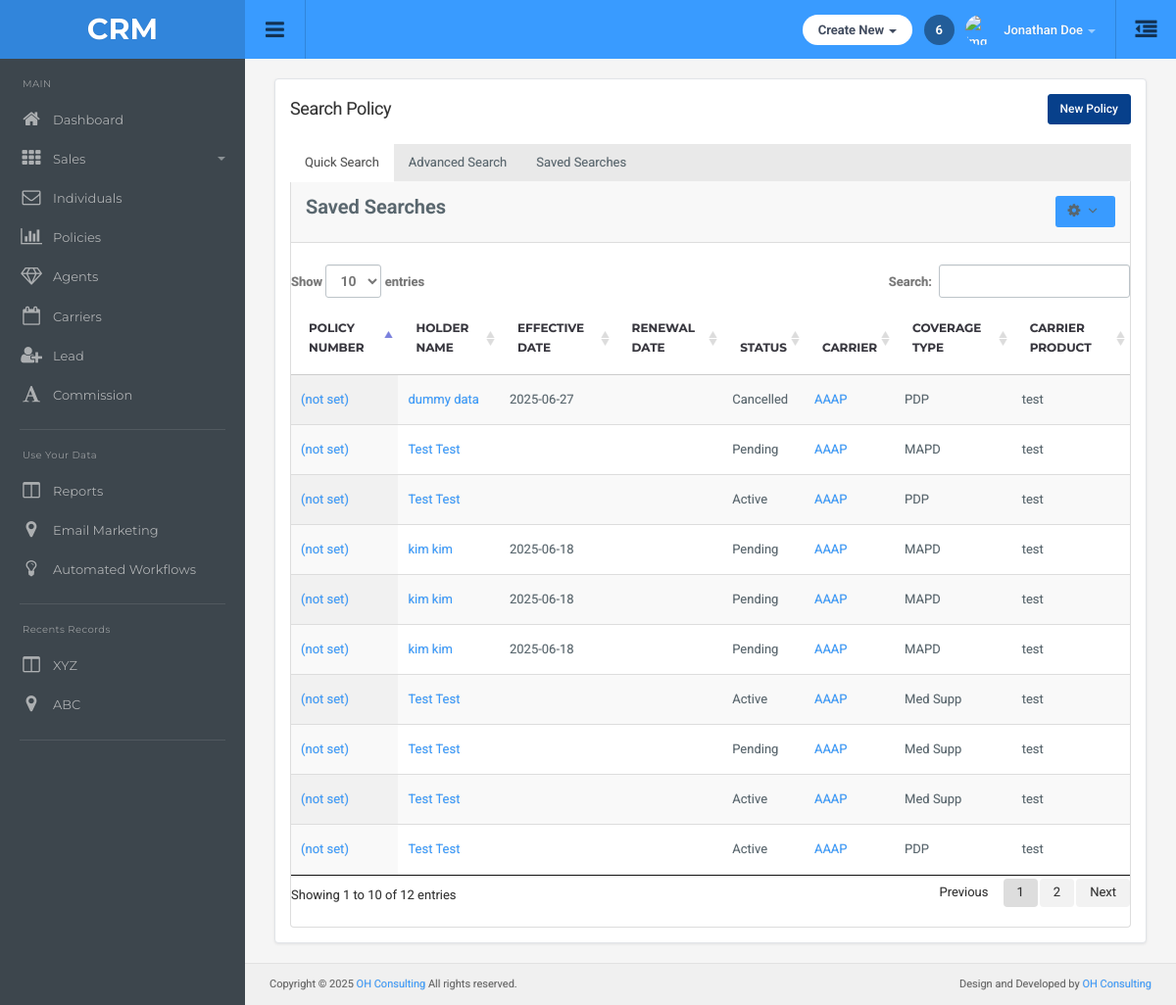
The page /policy/search-policy/ on the database its author committed.
### main/models.py (models this page shows, shortened)
class Policy(models.Model):
    individual = models.ForeignKey(Individuals, on_delete=models.CASCADE, related_name='policy_individual')
    carrier = models.ForeignKey(Carrier, on_delete=models.CASCADE, related_name='policy_carrier')
    policy_number = models.CharField(max_length=100,null=True , blank=True)
    status = models.CharField(max_length=100)
    coverage_type = models.CharField(max_length=100)
    effective_date = models.DateField(null=True,blank=True)
    agent =  models.ForeignKey(Agent,on_delete=models.SET_NULL,null=True,blank=True,related_name="policy_agent")

class Individuals(models.Model):
    first_name = models.CharField(max_length=100)
    middle_name = models.CharField(max_length=100,null=True,blank=True)
    last_name = models.CharField(max_length=100)
    individual_type = models.CharField(max_length=100,null=True,blank=True)
    servicing_agent = models.ForeignKey(Agent,on_delete=models.CASCADE,null=True,blank=True)
    email = models.EmailField(null=True,blank=True)
    business_phone = models.CharField(max_length=10, blank=True, null=True)
    business_ext = models.CharField(max_length=10, blank=True, null=True)
    home_phone = models.CharField(max_length=10, blank=True, null=True)
    home_ext = models.CharField(max_length=10, blank=True, null=True)
    cell_phone = models.CharField(max_length=10, blank=True, null=True)
    cell_ext = models.CharField(max_length=10, blank=True, null=True)
    carrier = models.ForeignKey(Carrier,on_delete=models.SET_NULL,null=True,blank=True)

class Carrier(models.Model):
    name = models.CharField(max_length=100)
    class Meta:
        app_label = "main"

class CarrierProduct(models.Model):
    carrier = models.ForeignKey(Carrier, on_delete=models.CASCADE, related_name='products')
    coverage_type = models.CharField(max_length=50)
    product_name = models.CharField(max_length=255)
    effective_date = models.DateField(null=True, blank=True)
    term_date = models.DateField(null=True, blank=True)
    description = models.TextField(blank=True, null=True)
    benefit_summary = models.FileField(upload_to='product_files/', null=True, blank=True)
    plan_grid = models.FileField(upload_to='product_files/', null=True, blank=True)
    brochure = models.FileField(upload_to='product_files/', null=True, blank=True)
    states = MultiSelectField(choices=STATE_CHOICES, null=True,blank=True)
    modified_at = models.DateTimeField(auto_now=True)

### main/views.py (the view)
# urls.py: path('policy/search-policy/', views.search_policy, name='search_policy'),
def search_policy(request):
    carriers = Carrier.objects.all()
    policy = Policy.objects.all()
    return render(request, 'policy/searchpolicy.html',{
        'carriers': carriers,
        'policy':policy
    })

### templates/policy/searchpolicy.html (shortened to what this page needs)
{% extends "dashboard/base.html" %}
{% load static %}
{% block main-content %}
<div class="container-default">
    <div class="search-agents-container">
        <div class="page-header-row">
            <h1 class="page-title">Search Policy</h1>
            <div class="btn-group">
                <button type="button" class="btn btn-primary" data-toggle="modal" data-target="#newPolicyModal">
                    New Policy
                </button>
            </div>
        </div>
        <ul class="nav nav-tabs">
            <li class="active"><a href="{% url 'search_policy' %}">Quick Search</a></li>
            <li><a href="{% url 'advanced_policy' %}">Advanced Search</a></li>
            <li ><a href="{% url 'saved_policy' %}">Saved Searches</a></li>
        </ul>
        <div class="agents-panel">
            <div class="panel-heading clearfix">
                <strong class="pull-left">Saved Searches</strong>
                <div class="dropdown pull-right">
                    <button class="btn btn-sm btn-default dropdown-toggle" type="button" id="agentsDropdown" data-toggle="dropdown" aria-haspopup="true" aria-expanded="false">
                        <i class="fa fa-cog"></i> <i class="fa fa-angle-down"></i>
                    </button>
                </div>
            </div>
            <br>
            <div class="panel-body table-responsive">
                <table id="example4" class="table display">
                    <thead>
                        <tr>
                            <th>Policy Number</th>
                            <th>Holder Name</th>
                            <th>Effective Date</th>
                            <th>Renewal Date</th>
                            <th>Status</th>
                            <th>Carrier</th>
                            <th>Coverage Type</th>
                            <th>Carrier Product</th>
                        </tr>
                    </thead>
                    <tbody>
                    {% for plcy in policy %}
                        <tr>
                            <td><a href="{% url 'policy_tab' plcy.id %}?tab=detail">
    {{ plcy.policy_number|default:"(not set)" }}
</a></td>
                            <td><a href="{% url 'individual_tab' plcy.individual.id %}">{{plcy.individual.first_name}} {{plcy.individual.middle_name}} {{plcy.individual.last_name}}</a></td>
                            <td>{{plcy.effective_date|date:'Y-m-d' }}</td>
                            <td>{{ plcy.policy_details.first.renewal_date|date:'Y-m-d' }}</td>
                            <td>{{plcy.status}}</td>
                            <td><a href="{% url 'carrier_detail' plcy.carrier.id %}">{{plcy.carrier.name}}</a></td>
                            <td>{{plcy.coverage_type}}</td>
                            <td>{{ plcy.carrier.products.first.product_name }}</td>
                        </tr>
                    {% endfor %}
                    </tbody>
                </table>
            </div>
        </div>
    </div>
{% include "policy/add_policy_modal.html" %}
{% endblock %}

### static/css/style.css (style rules this page uses)
body { background: #3d464d; color: #58666e; margin: 0; line-height: 1.7em; font-size: 13px; font-family: 'Roboto',sans-serif; outline: 0; text-Shadow: 0 0 1px rgba(0,0,0,0.2) }
a { color: #399bff; text-decoration: none }
b,strong { font-weight: 600 }
.container-default { padding: 0 }
h1,h2,h3,h4,h5,h6,.h1,.h2,.h3,.h4,.h5,.h6 { font-family: inherit; font-weight: 400; line-height: 1.6; color: #37363e }
h1,.h1,h2,.h2,h3,.h3 { margin-top: 20px; margin-bottom: 10px; letter-spacing: -0.02em }
h1,.h1 { font-size: 2.25em }
.btn { font-size: 14px; padding: 7px 20px 7px 20px; border: none; background: #e4e4e4; color: inherit; border-radius: 3px }
.btn-sm { font-size: 12px; padding: 5px 14px }
.btn .fa { font-size: 15px; margin-right: 5px }
.btn-default { background-color: #399bff; color: #fff }
.btn-primary { background-color: #33577b; color: #fff }
.nav-tabs { border-bottom: none; background: #E9E9E9; padding: 0 }
.nav-tabs>li { float: left; margin-bottom: -1px; margin-right: -2px }
.nav-tabs>li>a { margin-right: 2px; line-height: 1.42857143; color: inherit; border: none; border-radius: 0 }
.nav-tabs>li.active>a,.nav-tabs>li.active>a:hover,.nav-tabs>li.active>a:focus { color: #555; cursor: default; background-color: #fff; border: none; border-bottom-color: transparent }
.panel-body,.panel-heading { padding: 0; color: inherit; background-color: transparent; border-color: none }
.panel-heading { background: transparent; border-bottom: transparent }
.panel-heading { font-size: 20px; padding-bottom: 15px; font-weight: 300 }
.table { margin: 0 }
thead { font-weight: 600; font-family: 'Montserrat',sans-serif; text-transform: uppercase; font-size: 12px; color: #37363e }
table td { display: table-cell; vertical-align: middle }
.table>thead>tr>th,.table>tbody>tr>th,.table>tfoot>tr>th,.table>thead>tr>td,.table>tbody>tr>td,.table>tfoot>tr>td { padding: 15px; line-height: 1.7 }

### templates/policy/searchpolicy.html (style rules this page uses)
.search-agents-container { background-color: #fff; padding: 15px; border-radius: 4px; box-shadow: 0 1px 3px rgba(0,0,0,0.08); border: 1px solid #e1e4e8; margin-bottom: 20px; min-height: calc(100vh - 200px); }
.page-header-row { display: flex; justify-content: space-between; align-items: center; margin-bottom: 20px; flex-wrap: wrap; }
.page-title { margin: 0; font-size: 1.8rem; color: #333; }
.agents-panel { border: 1px solid #ddd; border-radius: 0 0 4px 4px; background: #fff; border-top: none; }
.panel-heading { padding: 15px; background-color: #f8f8f8; border-bottom: 1px solid #ddd; }
.table-responsive { width: 100%; overflow-x: auto; margin-bottom: 20px; }
.btn { padding: 6px 12px; border-radius: 3px; cursor: pointer; font-size: 12px; font-weight: 500; border: 1px solid transparent; }
.btn-primary { background-color: #07408b; border-color: #07408b; }

### rows shown on the page
Policy: policy_number "(not set)", individual.first_name "dummy", individual.last_name "data", effective_date "2025-06-27", status "Cancelled", carrier.name "AAAP", coverage_type "PDP", carrier.products.first.product_name "test"
Policy: policy_number "(not set)", individual.first_name "Test", individual.last_name "Test", status "Pending", carrier.name "AAAP", coverage_type "MAPD", carrier.products.first.product_name "test"
Policy: policy_number "(not set)", individual.first_name "Test", individual.last_name "Test", status "Active", carrier.name "AAAP", coverage_type "PDP", carrier.products.first.product_name "test"
Policy: policy_number "(not set)", individual.first_name "kim", individual.last_name "kim", effective_date "2025-06-18", status "Pending", carrier.name "AAAP", coverage_type "MAPD", carrier.products.first.product_name "test"
Policy: policy_number "(not set)", individual.first_name "kim", individual.last_name "kim", effective_date "2025-06-18", status "Pending", carrier.name "AAAP", coverage_type "MAPD", carrier.products.first.product_name "test"
Policy: policy_number "(not set)", individual.first_name "kim", individual.last_name "kim", effective_date "2025-06-18", status "Pending", carrier.name "AAAP", coverage_type "MAPD", carrier.products.first.product_name "test"
Policy: policy_number "(not set)", individual.first_name "Test", individual.last_name "Test", status "Active", carrier.name "AAAP", coverage_type "Med Supp", carrier.products.first.product_name "test"
Policy: policy_number "(not set)", individual.first_name "Test", individual.last_name "Test", status "Pending", carrier.name "AAAP", coverage_type "Med Supp", carrier.products.first.product_name "test"
Policy: policy_number "(not set)", individual.first_name "Test", individual.last_name "Test", status "Active", carrier.name "AAAP", coverage_type "Med Supp", carrier.products.first.product_name "test"
Policy: policy_number "(not set)", individual.first_name "Test", individual.last_name "Test", status "Active", carrier.name "AAAP", coverage_type "PDP", carrier.products.first.product_name "test"
